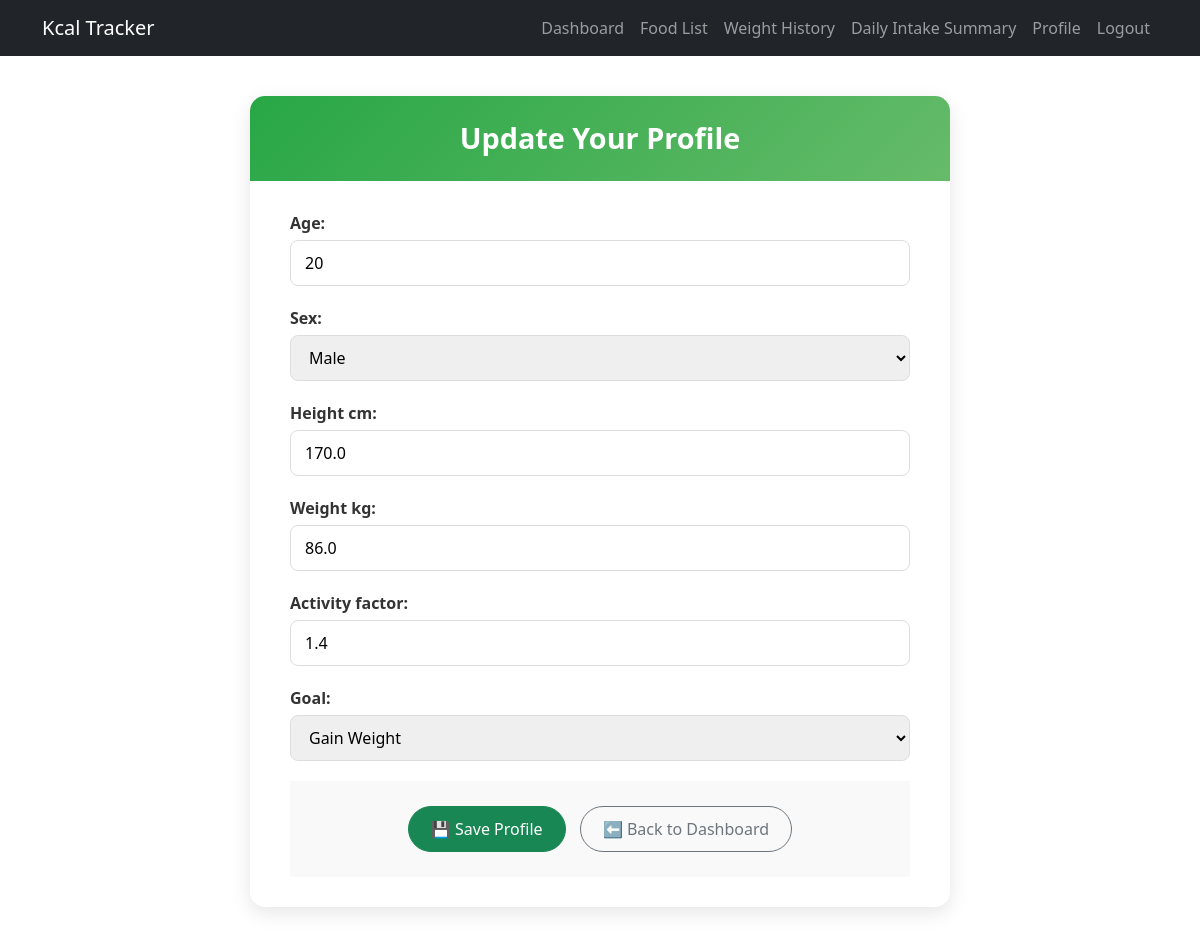
Screenshot of /authsys/profileedit/ (signed in) with the database file from the repository.
### tracker/models.py (models this page shows, shortened)
class Profile(models.Model):
    SEX_CHOICES = (
        ('M', 'Male'),
        ('F', 'Female'),
    )
    GOAL_CHOICES = (
        ('lose', 'Lose Weight'),
        ('maintain', 'Maintain'),
        ('gain', 'Gain Weight'),
    )
    user = models.OneToOneField(User, on_delete=models.CASCADE)
    age = models.PositiveIntegerField(default=20)
    sex = models.CharField(max_length=1, choices=SEX_CHOICES, default='M')
    height_cm = models.FloatField(default=170)
    weight_kg = models.FloatField(default=65)
    activity_factor = models.FloatField(default=1.4)  # 1.2 sedentary → 1.9 very active
    goal = models.CharField(max_length=10, choices=GOAL_CHOICES, default='maintain')

### authsys/views.py (the view)
# urls.py: path('profileedit/', views.profile_edit, name='profile_edit'),
@login_required
def profile_edit(request):
    profile = get_object_or_404(Profile, user=request.user)
    if request.method == 'POST':
        form = ProfileForm(request.POST, instance=profile)
        if form.is_valid():
            form.save()
            messages.success(request, 'Profile updated!')
            return redirect('dashboard')
    else:
        form = ProfileForm(instance=profile)
    return render(request, 'profile_form.html', {'form': form})

### tracker/forms.py
class ProfileForm(forms.ModelForm):
    class Meta:
        model = Profile
        fields = ('age', 'sex', 'height_cm', 'weight_kg', 'activity_factor', 'goal')

### authsys/templates/profile_form.html (shortened to what this page needs)
{% extends "base.html" %}
{% block content %}
<div class="profile-edit-card">
  <div class="profile-edit-header">
    <h2>Update Your Profile</h2>
  </div>
  <div class="profile-edit-body">
    <form method="post">
      {{ form.as_p }}
      <div class="profile-edit-footer">
        <button type="submit" class="btn btn-success">💾 Save Profile</button>
        <a href="{% url 'dashboard' %}" class="btn btn-outline-secondary">⬅ Back to Dashboard</a>
      </div>
    </form>
  </div>
</div>
{% endblock %}

### authsys/templates/profile_form.html (style rules this page uses)
.profile-edit-card { max-width: 700px; margin: 40px auto; border-radius: 15px; background: #fff; box-shadow: 0 6px 20px rgba(0, 0, 0, 0.1); overflow: hidden; }
.profile-edit-header { background: linear-gradient(135deg, #28a745, #66bb6a); color: #fff; text-align: center; padding: 25px 20px; }
.profile-edit-header h2 { margin: 0; font-size: 1.8rem; font-weight: 700; }
.profile-edit-body { padding: 30px 40px; }
.profile-edit-body form p { margin-bottom: 20px; }
.profile-edit-body label { font-weight: 600; margin-bottom: 5px; display: block; color: #333; }
.profile-edit-body input, .profile-edit-body select, .profile-edit-body textarea { width: 100%; padding: 10px 14px; border-radius: 8px; border: 1px solid #ddd; transition: 0.3s; }
.profile-edit-footer { text-align: center; padding: 20px; background: #f9f9f9; }
.profile-edit-footer .btn { border-radius: 30px; padding: 10px 22px; font-size: 1rem; transition: 0.3s ease; margin: 5px; }

### rows the page displays
Profile: age "20", sex "Male", height_cm "170.0", weight_kg "86.0", activity_factor "1.4", goal "Gain Weight"
